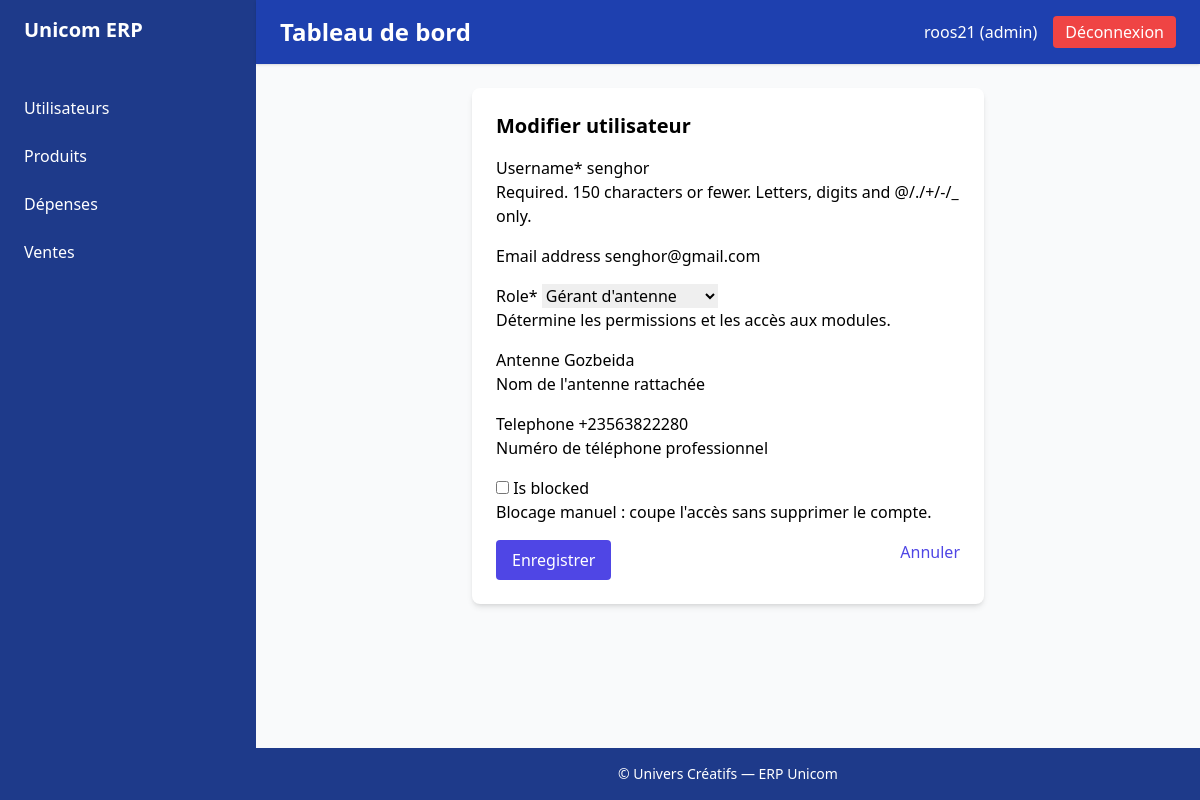
/accounts/users/3/update/ (signed in), run on an earlier commit of the app's database.
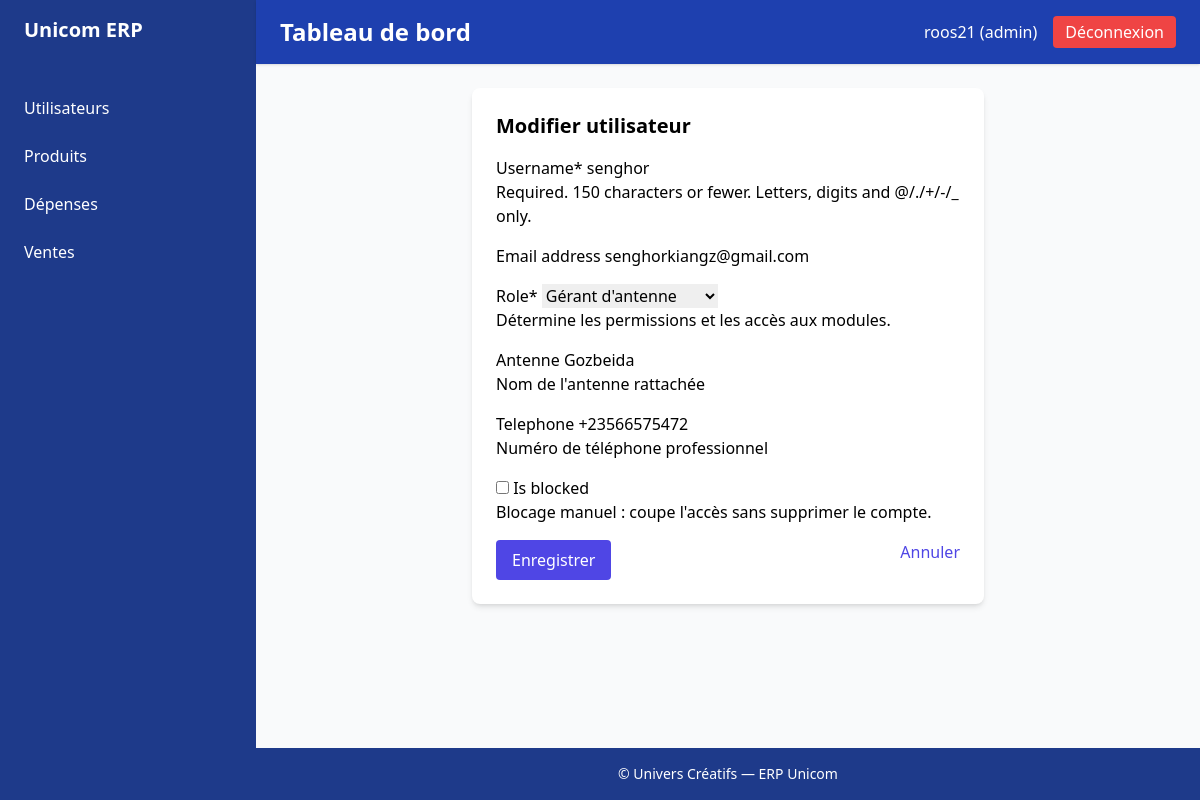
And on a later commit of the database.
### accounts/models.py (models this page shows, shortened)
class User(AbstractUser, PermissionsMixin, SoftDeleteMixin):
    class Role(models.TextChoices):
        GERANT = "gerant", "Gérant d'antenne"
        ADMIN = "admin", "Admin central"
        DIRECTEUR = "directeur", "Directeur"
        SUPERVISEUR = "superviseur", "Superviseur régional"
    role = models.CharField(
        max_length=20,
        choices=Role.choices,
        default=Role.GERANT,
        help_text="Détermine les permissions et les accès aux modules."
    )
    antenne = models.CharField(
        max_length=255,
        blank=True,
        null=True,
        help_text="Nom de l'antenne rattachée"
    )
    telephone = models.CharField(
        max_length=20,
        blank=True,
        null=True,
        help_text="Numéro de téléphone professionnel"
    )
    is_blocked = models.BooleanField(
        default=False,
        help_text="Blocage manuel : coupe l'accès sans supprimer le compte."
    )
    date_creation = models.DateTimeField(
        auto_now_add=True,
        help_text="Date de création du compte"
    )
    date_derniere_connexion = models.DateTimeField(
        blank=True,
        null=True,
        help_text="Dernière connexion réussie"
    )
    groups = models.ManyToManyField(
        'auth.Group',
        related_name='accounts_user_set',
        related_query_name='accounts_user',
        blank=True,
        help_text='Groupes de permissions de l’utilisateur.'
    )
    user_permissions = models.ManyToManyField(
        'auth.Permission',
        related_name='accounts_user_set',
        related_query_name='accounts_user',
        blank=True,
        help_text='Permissions spécifiques de l’utilisateur.'
    )

### accounts/decorators.py (the view)
        def wrapper(request, *args, **kwargs):
            if not request.user.is_authenticated:
                return redirect("accounts:login")  # Redirige l'utilisateur vers la page de login si non authentifié
            if request.user.role not in roles:
                messages.error(request, "Vous n'avez pas la permission d'accéder à cette page.")
                return redirect("accounts:no_permission")  # Redirige vers une page d'absence de permission
            return view_func(request, *args, **kwargs)

### accounts/forms.py
class UserUpdateForm(UserChangeForm):
    password = None  # On gère le changement de mot de passe séparément
    class Meta:
        model = User
        fields = ['username', 'email', 'role', 'antenne', 'telephone', 'is_blocked']
    def __init__(self, *args, **kwargs):
        super().__init__(*args, **kwargs)
        self.helper = FormHelper()
        self.helper.form_method = 'post'
        self.helper.add_input(Submit('submit', 'Enregistrer', css_class='bg-indigo-600 hover:bg-indigo-700 text-white py-2 px-4 rounded'))

### accounts/templatetags/auth_extras.py (called while the page is built)
@register.simple_tag
def role_permissions(role):
    return ROLE_PERMISSIONS.get(role, set())

### accounts/views.py (called while the page is built)
@login_required
@role_required('admin')
def user_update(request, pk):
    user = get_object_or_404(User, pk=pk)
    form = UserUpdateForm(request.POST or None, instance=user)
    if request.method == 'POST' and form.is_valid():
        form.save()
        messages.success(request, "Utilisateur mis à jour")
        return redirect('accounts:user_list')
    return render(request, 'accounts/user_form.html', {'form': form, 'title': 'Modifier utilisateur'})

### templates/accounts/user_form.html (shortened to what this page needs)
{% extends "base.html" %}
{% load crispy_forms_tags %}
{% block content %}
<div class="max-w-lg mx-auto bg-white shadow-md rounded-lg p-6">
    <h2 class="text-xl font-bold mb-4">{{ title }}</h2>
    <form method="post" class="space-y-4">
        {{ form|crispy }}
        <div class="flex justify-between">
            <button type="submit" class="bg-indigo-600 text-white px-4 py-2 rounded hover:bg-indigo-700 transition">
                Enregistrer
            </button>
            <a href="{% url 'accounts:user_list' %}" class="text-indigo-600 hover:underline">Annuler</a>
        </div>
    </form>
</div>
{% endblock %}

What changed in the data, as far as the page shows it:
changed User "senghor": email "senghor@gmail.com" → "senghorkiangz@gmail.com"; telephone "+23563822280" → "+23566575472"
